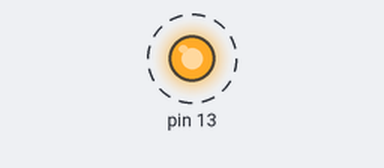
Simulated run of this sketch. Board: Arduino Uno, built with avr-gcc and run on an emulated ATmega328P. Parts: output pins drawn as LEDs (lit = HIGH). Dashed ring = blinking. What the sketch prints to the serial monitor is not drawn.

Above: at 0.5 s.
Timing chart, 0 to 4.6 s (numbered marks = the images above):
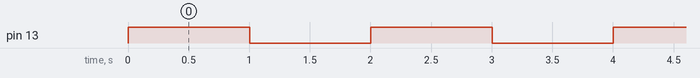

Measured:
- by itself, pin 13: alternates HIGH for 1.0 s and LOW for 1.0 s

The sketch:

ADS_B_comm_N385NA.ino
```cpp
//Conor Geary
//6/9/2014

//ADS-B Heartbeat Comm Maintainer
//
//Sends an intermittent signal to the ADS-B that
//mimics a gps display

//ADS-B heartbeat message
//current length is a placeholder
byte message[26];
int len = 26;
//Transmit flag
unsigned char txFlag = 0;
//Timer state
unsigned char count = 0;
int led = 0;
unsigned int Crc16Table[256];

void crcInit( void ){
  unsigned int i, bitctr, crc;
  for (i = 0; i < 256; i++){
    crc = (i << 8);
    for (bitctr = 0; bitctr < 8; bitctr++){
      crc = (crc << 1) ^ ((crc & 0x8000) ? 0x1021 : 0);
    }
    Crc16Table[i] = crc;
  }
}

unsigned int crcCompute(unsigned char *block,unsigned long int length){
  unsigned long int i;
  unsigned int crc = 0;
  for (i = 0; i < length; i++){
    crc = Crc16Table[crc >> 8] ^ (crc << 8) ^ block[i];
  }
  return crc;
}

void setup(){
  //Serial Debug to PC
  //Serial.begin(9600);

  //Timing Test LED
  pinMode(13, OUTPUT);
  crcInit();
  //Serial Connection to the ADS-B
  Serial.begin(38400);
  message[0] = 0x7E;  //Message flag byte
  message[1] = 139;   //Message ID
  //START Message Data

  //Flight ID: 1200 ( base_8 )
  message[2] = 0x00;//Flight ID MSB
  message[3] = 0x02;//Flight ID
  message[4] = 0x80;//FLight ID LSB

  message[5] = 0;//TransMonSPE Software Version Number //Unused here

  message[6] = B00000000;//Reserved
  message[7] = B00000000;//Reserved
  message[8] = B00000001;//Bits 7 - 1 reserved -- Bit 0: Enable SAA
  message[9] = B00000000;//Bits 7 - 1 reserved -- Bit 0: IDENT flag //Do not set IDENT flag here, it is meant to be used from a pilot interface

  //Callsign Bytes
  //Must each be 48 - 57 or 65 - 90
  //If no callsign available set Character 0 to 32
  //Callsign: N385NA ( ASCII )
  message[10] = 78;
  message[11] = 51;
  message[12] = 56;
  message[13] = 53;
  message[14] = 78;
  message[15] = 65;
  message[16] = 32;
  message[17] = 32;

  //3 Byte ICAO Address
  //Hex:     A463E5
  //Octal:   51061745
  //Binary: 101001000110001111100101
  message[18] = 0xA4;
  message[19] = 0x6F;
  message[20] = 0x0A;

  //Bits 7 - 2 reserved -- Bits 1 - 0 UAT Transmitter State
  message[21] = 2;//UAT Transmitter On
  //Bits 7 - 3 reserved -- Bits 2 - 0 Emergency Code
  message[22] = 0;//No emergency
  //END Message Data

  unsigned int crc;
  crc = crcCompute(&message[2], 21);

  //Frame Check Sequence
  message[23] = crc;
  message[24] = (crc >> 8);
  message[25] = 0x7E; //Message flag byte

  //Set up timer interrupt for 1 second interval

  //Disable global interrupts
  cli();

  //Timer 1 Compare Match A
  TCCR1A = B00000000;

  //Prescaler 256
  TCCR1B = B00001100;

  //Enable Timer Compare A Interrupt
  TIMSK1 = B00000010;
  TCNT1H = 0;
  TCNT1L = 0;

  //Set A compare value to 62500
  OCR1AH = 0xF4;
  OCR1AL = 0x24;

  //Reenable global interrupts
  sei();
}


void loop(){
  //If the timier interrupt triggers, send the tC panel control message
  if(txFlag == 1){
    //Timing LED status counter
    count ++;

    //Prevent overflow
    if(count > 2){
      count = 1;
    }

    //Toggle LED state per iteration
    digitalWrite(13, count%2);

    //Reset the transmit flag
    txFlag = 0;

    //Write TC control message to the Serial buffer
    Serial.write(message, len);
    //Wait until everything has been sent out of the buffer
    Serial.flush();
  }
}

//One second timer interrupt
ISR(TIMER1_COMPA_vect){
  //Set the transmit flag
  txFlag = 1;
}
```
